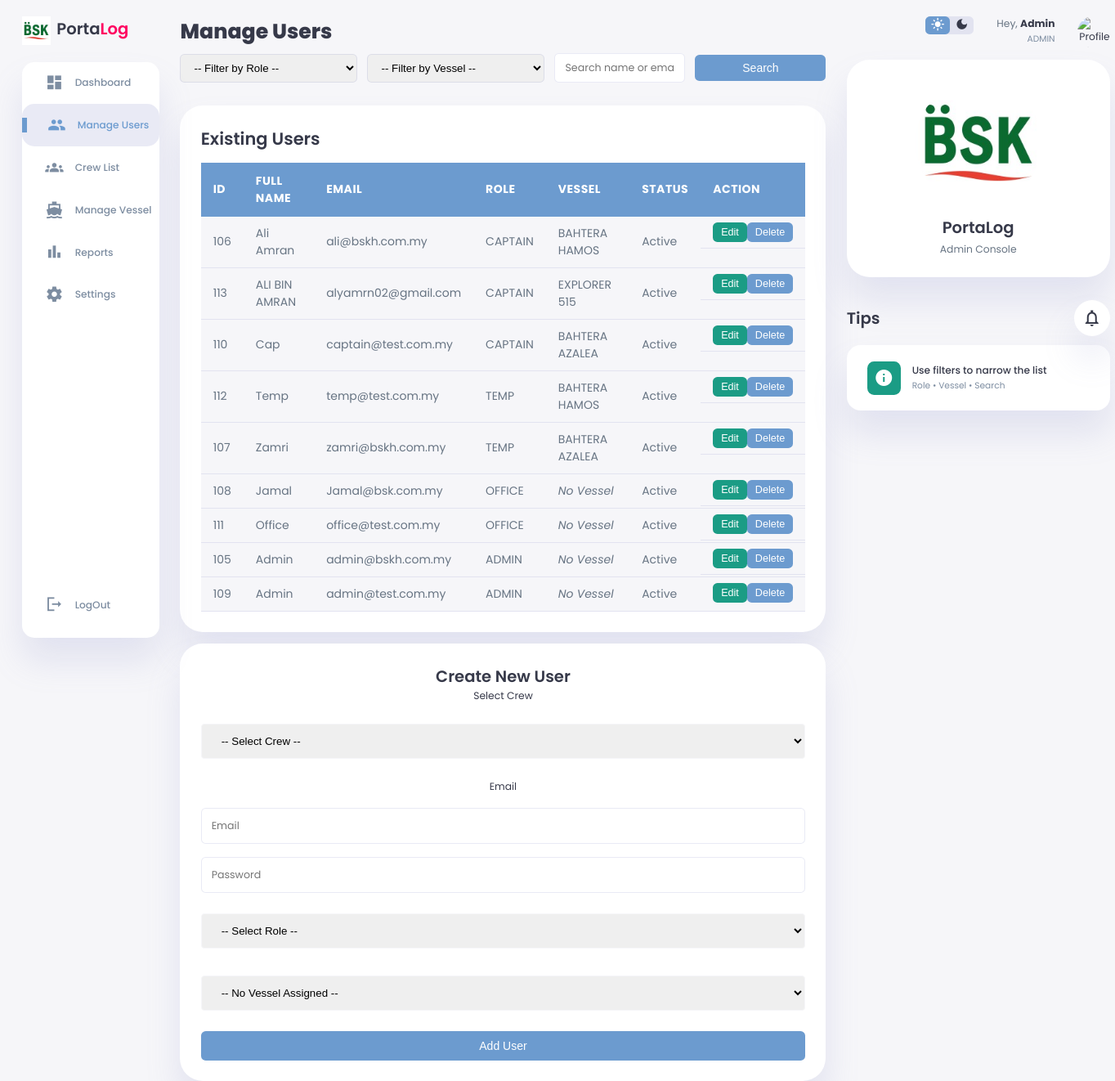
The page /manage-user.php (signed in) on the database its author committed.
### tables this page shows
CREATE TABLE `users` (
  `user_id` bigint(20) NOT NULL AUTO_INCREMENT,
  `vessel_id` bigint(20) DEFAULT NULL,
  `role` enum('CAPTAIN','TEMP','OFFICE','ADMIN') NOT NULL,
  `full_name` varchar(120) NOT NULL,
  `email` varchar(160) DEFAULT NULL,
  `password_hash` varchar(255) NOT NULL,
  `is_active` tinyint(1) DEFAULT 1,
  `temp_expires_at` datetime DEFAULT NULL,
  `created_at` timestamp NOT NULL DEFAULT current_timestamp(),
  PRIMARY KEY (`user_id`),
  UNIQUE KEY `email` (`email`),
  KEY `email_2` (`email`),
  KEY `vessel_id` (`vessel_id`)
);

CREATE TABLE `vessels` (
  `vessel_id` bigint(20) NOT NULL AUTO_INCREMENT,
  `vessel_name` varchar(120) NOT NULL,
  `imo_number` varchar(20) DEFAULT NULL,
  `call_sign` varchar(20) DEFAULT NULL,
  `flag` varchar(60) DEFAULT NULL,
  `vessel_type` varchar(60) DEFAULT NULL,
  `created_at` timestamp NOT NULL DEFAULT current_timestamp(),
  PRIMARY KEY (`vessel_id`),
  UNIQUE KEY `imo_number` (`imo_number`)
);

### manage-user.php (the view, shortened to what this page needs)
<?php
require_once "db_connect.php";
$username = $_SESSION['full_name'];
$role = $_SESSION['role'];
$params = [];
$sql = "SELECT u.user_id, u.full_name, u.email, u.role, u.is_active, u.vessel_id, v.vessel_name
        FROM users u
        LEFT JOIN vessels v ON u.vessel_id = v.vessel_id";
$sql .= " ORDER BY u.role, u.full_name";
$stmt = $pdo->prepare($sql);
$stmt->execute($params);
$users = $stmt->fetchAll();
?>
<!DOCTYPE html>
<html lang="en">
<head>
    <link rel="stylesheet" href="style.css" />
</head>
<body>
    <div class="container">
        <aside>
            <div class="toggle">
                <div class="logo">
                    <img src="image/BSK_LOGO.jpg" alt="Logo">
                    <h2>Porta<span class="danger">Log</span></h2>
                </div>
            </div>
            <div class="sidebar">
                <a href="admin-dashboard.php"><span class="material-icons-sharp">dashboard</span>
                    <h3>Dashboard</h3>
                </a>
                <a href="manage-user.php" class="active"><span class="material-icons-sharp">group</span>
                    <h3>Manage Users</h3>
                </a>
                <a href="crew-list.php"><span class="material-icons-sharp">groups</span>
                    <h3>Crew List</h3>
                </a>
                <a href="manage-vessel.php"><span class="material-icons-sharp">directions_boat</span>
                    <h3>Manage Vessel</h3>
                </a>
                <a href="reports.php"><span class="material-icons-sharp">bar_chart</span>
                    <h3>Reports</h3>
                </a>
                <a href="settings.php"><span class="material-icons-sharp">settings</span>
                    <h3>Settings</h3>
                </a>
                <a href="login.php"><span class="material-icons-sharp">logout</span>
                    <h3>LogOut</h3>
                </a>
            </div>
        </aside>
        <main>
            <h1>Manage Users</h1>
            <div class="user-filter-box">
                <form method="GET">
                    <select name="role" onchange="this.form.submit()">
                        <option value="">-- Filter by Role --</option>
                    </select>
                    <select name="vessel_id" onchange="this.form.submit()">
                        <option value="">-- Filter by Vessel --</option>
                    </select>
                    <input type="text" name="search" placeholder="Search name or email"
                        value="<?= htmlspecialchars($_GET['search'] ?? ''); ?>" />
                    <button type="submit">Search</button>
                </form>
            </div>
            <div class="availability-table">
                <h2>Existing Users</h2>
                <table>
                    <thead>
                        <tr>
                            <th>ID</th>
                            <th>Full Name</th>
                            <th>Email</th>
                            <th>Role</th>
                            <th>Vessel</th>
                            <th>Status</th>
                            <th>Action</th>
                        </tr>
                    </thead>
                    <tbody>
                        <?php foreach ($users as $u): ?>
                            <tr>
                                <td><?= $u['user_id']; ?></td>
                                <td><?= htmlspecialchars($u['full_name']); ?></td>
                                <td><?= htmlspecialchars($u['email']); ?></td>
                                <td><?= $u['role']; ?></td>
                                <td><?= $u['vessel_name'] ?: "<i>No Vessel</i>"; ?></td>
                                <td><?= $u['is_active'] ? "Active" : "Inactive"; ?></td>
                                <td>
                                    <button type="button" class="edit" onclick='openModal(JSON.parse(this.dataset.user))'
                                        data-user='<?= htmlspecialchars(json_encode($u), ENT_QUOTES, "UTF-8"); ?>'>Edit</button>
                                    <form method="POST" style="display:inline"
                                        onsubmit="return confirm('Delete this user?');">
                                        <button type="submit" class="delete">Delete</button>
                                    </form>
                                </td>
                            </tr>
                        <?php endforeach; ?>
                    </tbody>
                </table>
            </div>
            <div class="createApp">
                <h2>Create New User</h2>
                <form method="POST">
                    <label>Select Crew</label>
                    <select id="crew_select" name="full_name" required>
                        <option value="">-- Select Crew --</option>
                    </select>
                    <label>Email</label>
                    <input type="email" id="crew_email" name="email" placeholder="Email" required readonly>
                    <input type="password" name="password" placeholder="Password" required>
                    <select name="role" required>
                        <option value="">-- Select Role --</option>
                    </select>
                    <select name="vessel_id">
                        <option value="">-- No Vessel Assigned --</option>
                    </select>
                    <button type="submit">Add User</button>
                </form>
            </div>
        </main>
        <div class="right-section">
            <div class="nav">
                <div class="dark-mode">
                    <span class="material-icons-sharp active">light_mode</span>
                    <span class="material-icons-sharp">dark_mode</span>
                </div>
                <div class="profile">
                    <div class="info">
                        <p>Hey, <b><?php echo htmlspecialchars($username); ?></b></p>
                        <small class="text-muted"><?php echo htmlspecialchars($role); ?></small>
                    </div>
                    <div class="profile-photo"><img src="image/blankProf.png" alt="Profile Photo"></div>
                </div>
            </div>
            <div class="user-profile">
                <div class="logo">
                    <img src="image/BSK_LOGO.jpg" alt="Logo">
                    <h2>PortaLog</h2>
                    <p>Admin Console</p>
                </div>
            </div>
            <div class="reminders">
                <div class="header">
                    <h2>Tips</h2>
                    <span class="material-icons-sharp">notifications_none</span>
                </div>
                <div class="notification">
                    <div class="icon"><span class="material-icons-sharp">info</span></div>
                    <div class="content">
                        <div class="info">
                            <h3>Use filters to narrow the list</h3>
                            <small class="text-muted">Role • Vessel • Search</small>
                        </div>
                    </div>
                </div>
            </div>
        </div>
    </div>
</body>
</html>

### manage-user.php (style rules this page uses)
.user-filter-box { display: flex; gap: 12px; margin-bottom: 15px; align-items: center }
.user-filter-box select, .user-filter-box input { padding: 8px 12px; border: 1px solid var(--color-light); border-radius: var(--border-radius-1); min-width: 160px }
.user-filter-box { margin-bottom: 20px; }
.user-filter-box form { display: flex; flex-direction: row; gap: 12px; align-items: center; }
.user-filter-box select, .user-filter-box input, .user-filter-box button { padding: 8px 12px; border: 1px solid var(--color-light); border-radius: var(--border-radius-1); min-width: 160px; }
.user-filter-box button { background: var(--color-primary); color: #fff; cursor: pointer; border: none; transition: background 0.3s ease; }

### rows shown on the page
users: user_id "106", full_name "Ali Amran", email "ali@bskh.com.my", role "CAPTAIN", vessel.vessel_name "BAHTERA HAMOS", is_active "Active"
users: user_id "113", full_name "ALI BIN AMRAN", email "alyamrn02@gmail.com", role "CAPTAIN", vessel.vessel_name "EXPLORER 515", is_active "Active"
users: user_id "110", full_name "Cap", email "captain@test.com.my", role "CAPTAIN", vessel.vessel_name "BAHTERA AZALEA", is_active "Active"
users: user_id "112", full_name "Temp", email "temp@test.com.my", role "TEMP", vessel.vessel_name "BAHTERA HAMOS", is_active "Active"
users: user_id "107", full_name "Zamri", email "zamri@bskh.com.my", role "TEMP", vessel.vessel_name "BAHTERA AZALEA", is_active "Active"
users: user_id "108", full_name "Jamal", email "Jamal@bsk.com.my", role "OFFICE", vessel_name "No Vessel", is_active "Active"
users: user_id "111", full_name "Office", email "office@test.com.my", role "OFFICE", vessel_name "No Vessel", is_active "Active"
users: user_id "105", full_name "Admin", email "admin@bskh.com.my", role "ADMIN", vessel_name "No Vessel", is_active "Active"
users: user_id "109", full_name "Admin", email "admin@test.com.my", role "ADMIN", vessel_name "No Vessel", is_active "Active"

### other values the page prints
$username "Admin"
$role "ADMIN"
